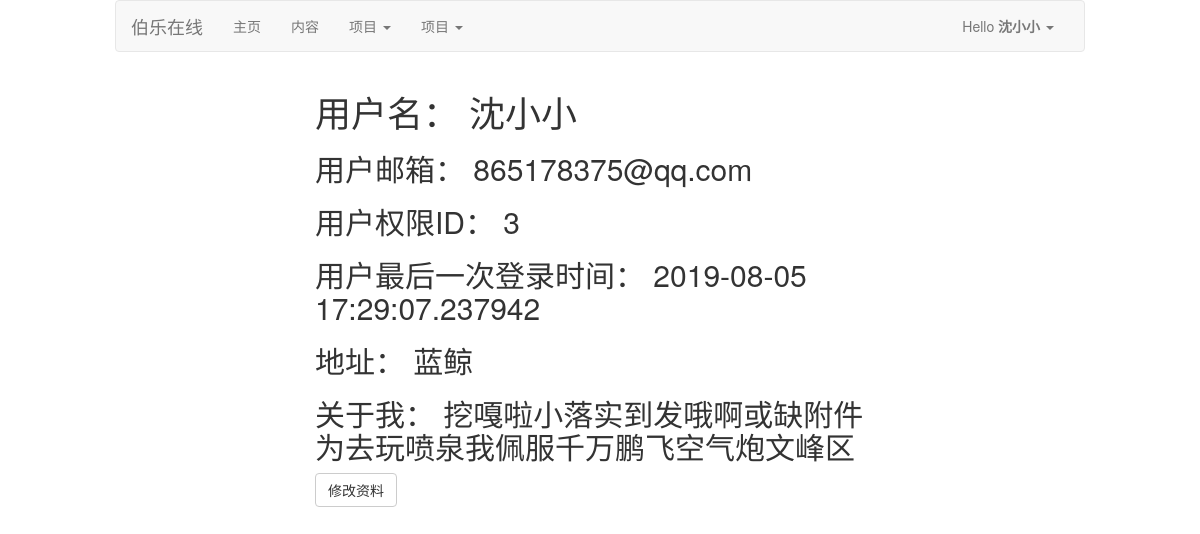
Before: /user/沈小小 (signed in) with the older database file.
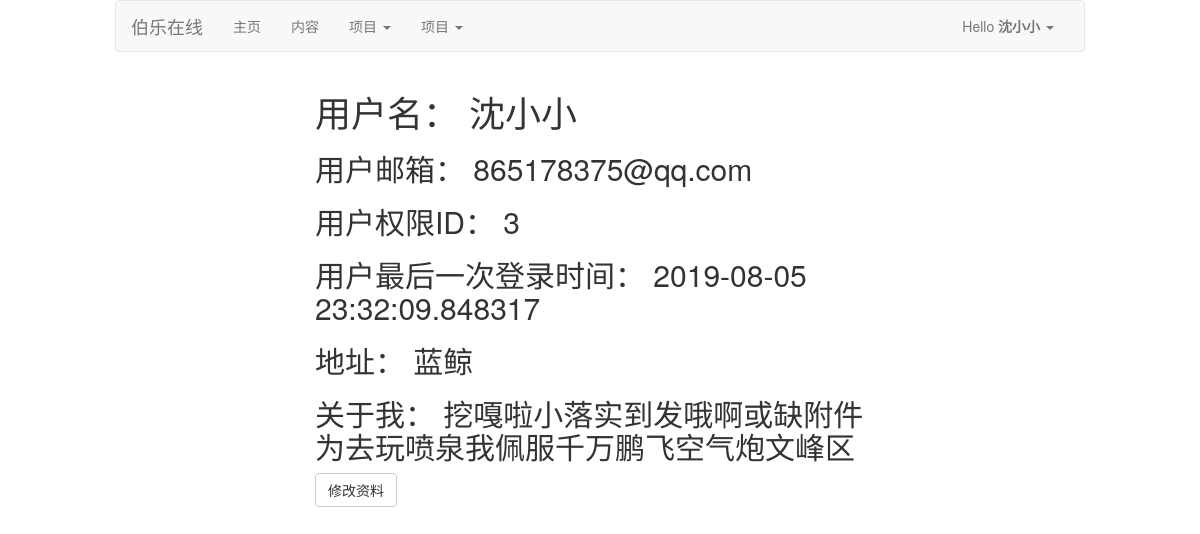
After: the same page with the newer database file.
### app/models.py (models this page shows, shortened)
class User(UserMixin, db.Model):
    __tablename__ = 'user'
    user_id = db.Column(db.Integer, primary_key=True, comment='用户ID')
    user_name = db.Column(db.String(50), unique=True, comment='用户名')
    user_email = db.Column(db.String(20), unique=True, comment='邮箱')
    user_mbl_nm = db.Column(db.String(20), unique=True, comment='用户电话')
    user_passwd_hash = db.Column(db.String(255), comment='用户密码')
    role_id = db.Column(db.Integer, db.ForeignKey('role.role_id'))
    confirmed = db.Column(db.Boolean, default=False)
    location = db.Column(db.String(64))
    about_me = db.Column(db.Text())
    member_since = db.Column(db.DateTime(), default=datetime.now)
    last_seen = db.Column(db.DateTime(), default=datetime.now)
    post = db.relationship('Post', backref='post', lazy='dynamic')
    def ping(self):
        self.last_seen = datetime.now()
        db.session.add(self)
        db.session.commit()
    @property
    def user_passwd(self):
        raise AttributeError('密码不可读')
    def get_id(self):
        return (self.user_id)

### app/auth/views.py (the view)
@auth_bp.route('/user/<username>')
@login_required
@pysnooper.snoop()
def user(username):
    user = User.query.filter_by(user_name=username).first_or_404()
    if user == current_user:  # 判断当前登录的用户是否为链接选择的用户
        return render_template('auth/user.html', user=user)
    return '链接错误。。。'

### app/auth/views.py (called while the page is built)
@auth_bp.before_app_request
@pysnooper.snoop()
def before_request():
    if current_user.is_authenticated:
        current_user.ping()
        if not current_user.confirmed \
               and request.endpoint \
               and request.blueprint != 'auth' \
               and request.endpoint != 'static':
            r = redirect(url_for('auth.unconfirmed'))
            return r

### app/models.py (called while the page is built)
@manager.user_loader
def load_user(user_id):
    return User.query.get(int(user_id))

### app/templates/auth/user.html (shortened to what this page needs)
{% extends 'main/base.html' %}
{% block content %}
    <div class="col-md-6 col-md-offset-3">
        <h1>用户名： {{ user.user_name }}</h1>
        <h2>用户邮箱： {{ user.user_email }}</h2>
        <h2>用户权限ID： {{ user.role_id }}</h2>
        <h2>用户最后一次登录时间： {{ user.last_seen }}</h2>
        <h2>地址： {{ user.location }}</h2>
        <h2>关于我： {{ user.about_me }}</h2>
        <a href="{{ url_for("auth.edit_profile") }}" class="btn btn-default">修改资料</a>
    </div>
    <div class="col-md-3 col-md-offset-4">
    </div>
{% endblock %}

### app/templates/main/base.html (shortened to what this page needs)
{% extends 'bootstrap/base.html' %}
{% block html_attribs %} lang="zh"{% endblock %}
{% block styles %}
    <link rel="stylesheet" href="{{ url_for('static', filename='css/bootstrap.min.css') }}" >
    <link rel="stylesheet" href="{{ url_for('static', filename='css/bootstrap.css') }}" >
    <link rel="stylesheet" href="{{ url_for('static', filename='css/mycss.css') }}" >
{% endblock %}
{% block navbar %}
    <div class="col-md-10 col-lg-offset-1">   <nav class="navbar navbar-default">
        <div class="container-fluid">
            <div class="navbar-header">
                <span class="navbar-brand">伯乐在线</span>
            </div>
            <div class="navbar-collapse collapse" id="9b4e19e40f128155557f6ec359406246a0593bf9">
                <ul class="nav navbar-nav">
                    <li>
                        <a href="/" title="主页">主页</a>
                    </li>
                    <li>
                        <a href="/" title="内容">内容</a>
                    </li>
                    <li class="dropdown">
                        <a aria-expanded="false" aria-haspopup="true" class="dropdown-toggle" data-toggle="dropdown" href="#" role="button">项目
                            <span class="caret"></span>
                        </a>
                    </li>
                    <li class="dropdown">
                        <a aria-expanded="false" aria-haspopup="true" class="dropdown-toggle" data-toggle="dropdown" href="#" role="button">项目
                            <span class="caret"></span>
                        </a>
                    </li>
                </ul>
                <ul class="nav navbar-nav navbar-right">
                    {% if current_user.is_authenticated %}
                        <li class="dropdown">
                            <a aria-expanded="false" aria-haspopup="true" class="dropdown-toggle" data-toggle="dropdown" href="{{ url_for('auth.logout') }}" role="button">
                              Hello <b>{{ current_user.user_name }}</b>
                                <span class="caret"></span>
                            </a>
                        </li>
                    {% else %}
                        <li><a href="{{ url_for('auth.login') }}">登录</a></li>
                        <li><a href="{{ url_for('auth.register') }}">注册</a></li>
                    {% endif %}
                </ul>
            </div>
        </div>
    </nav>    </div>
{% endblock %}

### app/static/css/mycss.css (style rules this page uses)
ul, li, ol, dl, dd, dt, form { list-style: none; margin: 0; padding: 0; }

Changed rows visible on the page:
changed User "沈小小": last_seen "2019-08-05 17:29:07.237942" → "2019-08-05 23:32:09.848317"
